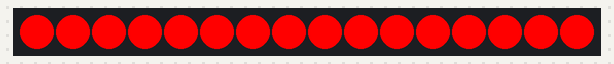
A program run on a simulated CircuitPython board. Shown: 16 RGB LEDs in strip order, left to right. Dim RGB values are drawn brighter than linear.

Above: at 0.06 s.
At 4.17 s:
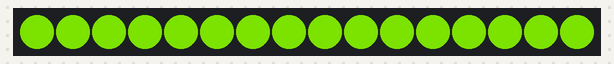
At 8.35 s:
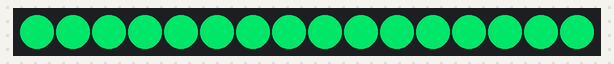
At 10.44 s:
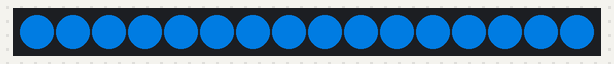
At 12.53 s:
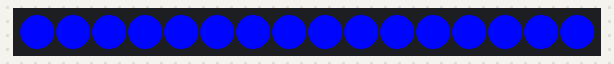
At 16.71 s:
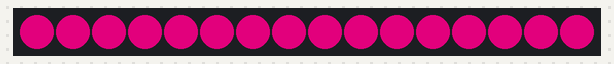

Measured:
- by itself, everything shown: repeats every 18.8 s, in 90 steps

The program:

15.py
```python
import board
import neopixel
import time

NUM = 16
pixels = neopixel.NeoPixel(board.D18, NUM,auto_write=False, pixel_order=neopixel.GRB)

def fade(c1, c2, steps=300, delay=0.02):
    for i in range(steps):
        r = int(c1[0] + (c2[0] - c1[0]) * i / steps)
        g = int(c1[1] + (c2[1] - c1[1]) * i / steps)
        b = int(c1[2] + (c2[2] - c1[2]) * i / steps)

        pixels.fill((r, g, b))
        pixels.show()
        time.sleep(delay)

while True:
    fade((255,0,0), (0,255,0))   # red → green
    fade((0,255,0), (0,0,255))   # green → blue
    fade((0,0,255), (255,0,0))   # blue → red
```
